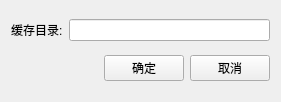
<?xml version="1.0" encoding="UTF-8"?>
<ui version="4.0">
 <class>PageForGlobalSettings</class>
 <widget class="QWidget" name="PageForGlobalSettings">
  <property name="geometry">
   <rect>
    <x>0</x>
    <y>0</y>
    <width>281</width>
    <height>102</height>
   </rect>
  </property>
  <property name="windowTitle">
   <string>全局设置</string>
  </property>
  <layout class="QGridLayout" name="gridLayout">
   <item row="0" column="0">
    <layout class="QHBoxLayout" name="horizontalLayout_2">
     <item>
      <widget class="QLabel" name="label">
       <property name="text">
        <string>缓存目录:</string>
       </property>
      </widget>
     </item>
     <item>
      <widget class="QLineEdit" name="lineEdit"/>
     </item>
    </layout>
   </item>
   <item row="1" column="0">
    <layout class="QHBoxLayout" name="horizontalLayout" stretch="5,0,0">
     <item>
      <spacer name="horizontalSpacer">
       <property name="orientation">
        <enum>Qt::Horizontal</enum>
       </property>
       <property name="sizeHint" stdset="0">
        <size>
         <width>40</width>
         <height>20</height>
        </size>
       </property>
      </spacer>
     </item>
     <item>
      <widget class="QPushButton" name="pushButton">
       <property name="text">
        <string>确定</string>
       </property>
      </widget>
     </item>
     <item>
      <widget class="QPushButton" name="pushButton_2">
       <property name="text">
        <string>取消</string>
       </property>
      </widget>
     </item>
    </layout>
   </item>
  </layout>
 </widget>
 <resources/>
 <connections/>
</ui>
